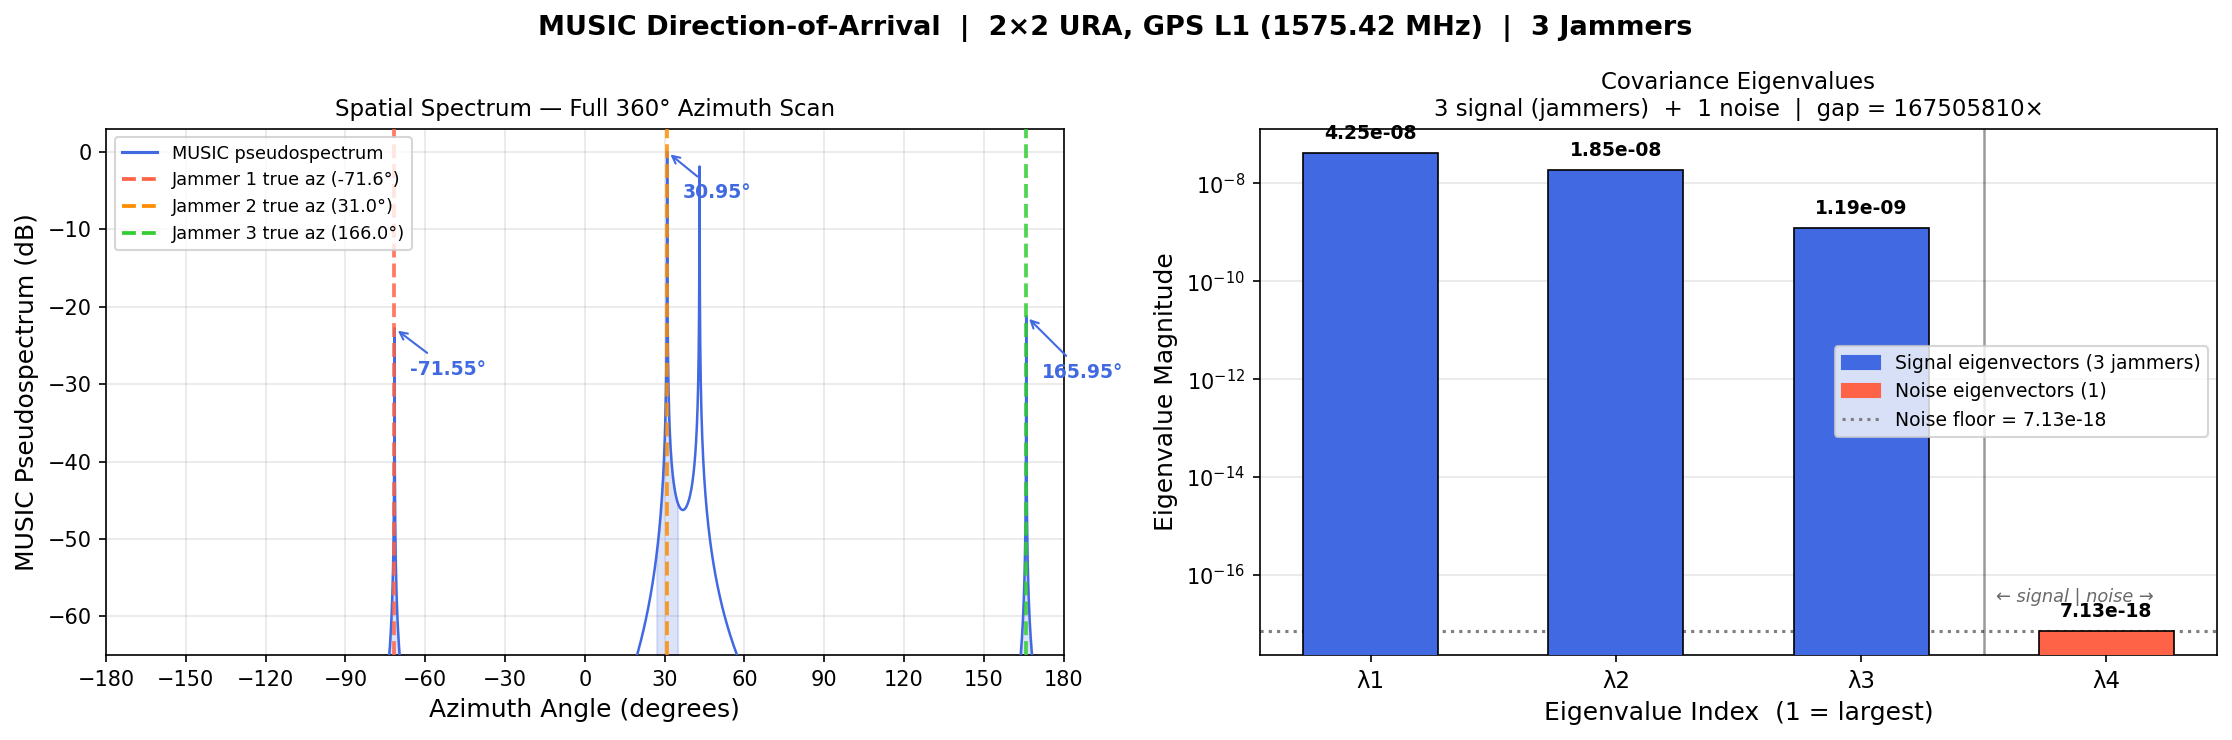

This chart was generated by the following Python code:
"""
music_spectrum.py

Direction-of-arrival (DOA) estimation using the MUSIC algorithm applied to
realistic IQ data from a 2×2 uniform rectangular array (URA).

MUSIC (MUltiple SIgnal Classification) exploits a fundamental property of the
array covariance matrix R:

    The steering vector a(θ) of a TRUE source lies in the signal subspace of R,
    which is ORTHOGONAL to the noise subspace by construction.

Scanning a(θ) across all azimuths and measuring how close it comes to
orthogonal with the noise subspace produces a pseudospectrum with sharp peaks
exactly at the source DOA azimuths.

Algorithm
---------
  1. Compute sample covariance  R = (1/N) X X^H        (4×4 Hermitian)
  2. Eigendecompose R = E Λ E^H                          (ascending λ order)
  3. Extract noise subspace  E_noise = E[:, :n_noise]    (n_elements - n_signals smallest)
  4. For each scan azimuth φ:  P(φ) = 1 / ‖E_noise^H a(φ)‖²
  5. Peaks in P(φ) → estimated DOA azimuths
  6. Plot spatial spectrum + eigenvalue diagram

Scenario (from generate_array_data.py)
---------------------------------------
  3 jammers:  az = +30.96° (NE), +165.96° (NW), −71.57° (SE)
  Array:      2×2 URA, half-wavelength spacing in X and Y
  n_signals = 3  →  noise subspace has 1 eigenvector

Input  : array_data.npy    (written by generate_array_data.py)
Output : music_spectrum.png
"""

import numpy as np
import matplotlib.pyplot as plt
import matplotlib.patches as mpatches
from matplotlib.lines import Line2D
from scipy.linalg import eigh
from scipy.signal import find_peaks as _scipy_find_peaks


def find_top_peaks(spectrum_db, angles_deg, n_signals, min_sep_deg=25):
    all_idx, _ = _scipy_find_peaks(spectrum_db, distance=5)
    if len(all_idx) == 0:
        return np.array([np.argmax(spectrum_db)])
    heights = spectrum_db[all_idx]
    order = np.argsort(heights)[::-1]
    sorted_idx = all_idx[order]
    chosen = []
    for idx in sorted_idx:
        az = angles_deg[idx]
        if all(abs(az - angles_deg[c]) >= min_sep_deg for c in chosen):
            chosen.append(idx)
        if len(chosen) == n_signals:
            break
    return np.sort(np.array(chosen))


# True jammer azimuths (degrees), derived from 3D geometry in generate_array_data.py
TRUE_AZIMUTHS = np.array([30.96, 165.96, -71.57])


def music_spectrum(
    data_file:  str        = "array_data.npy",
    n_signals:  int        = 3,                               # three jammers
    f_carrier:  float      = 1575.42e6,                       # GPS L1, Hz
    theta_scan: np.ndarray = np.linspace(-180, 180, 7201),    # full 360°, 0.05° resolution
    save_fig:   str        = "music_spectrum.png",
) -> np.ndarray:
    """
    Estimate jammer azimuths using MUSIC and produce a 2-panel figure.

    Panel 1 — Spatial spectrum (dB) vs azimuth: peaks at all three jammer directions.
    Panel 2 — Covariance eigenvalues: 3 large (signal) + 1 small (noise).

    Parameters
    ----------
    data_file  : path to the complex IQ array data (.npy)
    n_signals  : number of sources to resolve (default 3, one per jammer)
    f_carrier  : GPS L1 carrier frequency — sets wavelength and element spacing
    theta_scan : azimuth angles (degrees) over which to evaluate the spectrum
    save_fig   : output filename for the saved figure

    Returns
    -------
    spectrum_db : ndarray, shape (len(theta_scan),)
        Normalised MUSIC pseudospectrum in dB  (maximum = 0 dB).
    """

    # ==========================================================================
    # 1. LOAD DATA AND COMPUTE SAMPLE COVARIANCE MATRIX
    # ==========================================================================

    X = np.load(data_file)                         # shape (n_elements, n_samples)
    n_elements, n_samples = X.shape

    # R̂ = (1/N) · X · X^H   — 4×4 Hermitian, positive semi-definite.
    # Entry R̂[m, k] is the time-averaged cross-correlation between elements m and k.
    # For 3 jammers: R̂ ≈ Σ_i P_i · a_i·a_i^H + σ²·I  (rank-3 signal + scaled identity)
    R = (X @ X.conj().T) / n_samples               # shape (4, 4), complex128

    # ==========================================================================
    # 2. EIGENDECOMPOSE R  →  SIGNAL + NOISE SUBSPACES
    # ==========================================================================

    # eigh: eigendecomposition for Hermitian matrices, ascending order.
    eigenvalues, eigenvectors = eigh(R)
    # eigenvalues  : shape (4,), real, ascending (λ₁ ≤ λ₂ ≤ λ₃ ≤ λ₄)
    # eigenvectors : shape (4,4), columns are orthonormal eigenvectors

    # With 3 signals and 4 elements, the noise subspace has 4 - 3 = 1 eigenvector —
    # the single eigenvector corresponding to the smallest eigenvalue.
    n_noise  = n_elements - n_signals               # = 1
    E_noise  = eigenvectors[:, :n_noise]            # shape (4, 1)

    # ==========================================================================
    # 3. 2×2 URA ARRAY GEOMETRY  (must match generate_array_data.py exactly)
    # ==========================================================================

    c   = 3e8
    lam = c / f_carrier                            # GPS L1 wavelength ≈ 0.1903 m
    d   = lam / 2                                  # half-wavelength spacing ≈ 0.0951 m

    # Four elements in the XY plane, mirroring the data generator layout:
    #   [2]=(0,d)   [3]=(d,d)
    #   [0]=(0,0)   [1]=(d,0)
    elem_pos = np.array([
        [0, 0, 0],
        [d, 0, 0],
        [0, d, 0],
        [d, d, 0],
    ], dtype=float)   # shape (4, 3)

    def steering_vector_ura(azimuth_deg: float) -> np.ndarray:
        """
        2×2 URA steering vector for a far-field source at the given azimuth,
        scanned at elevation = 0° (horizon plane).

        Phase at element m:
            φ_m = (2π/λ) · (elem_pos[m] · û)
        where û = [cos(az), sin(az), 0] is the unit direction vector in the
        horizontal plane.

        Elevation is fixed at 0° for the 1D azimuth scan.  The actual jammer
        elevations are −4° to −10°, giving cos(el) ≈ 0.985 – 0.993, so the
        phase mismatch vs the true steering vectors is < 1.5% — negligible for
        peak location but note that a full 2D MUSIC scan would be needed for
        precise elevation estimates.
        """
        az  = np.deg2rad(azimuth_deg)
        u   = np.array([np.cos(az), np.sin(az), 0.0])   # horizontal unit vector
        phase = (2 * np.pi / lam) * (elem_pos @ u)       # shape (4,)
        return np.exp(1j * phase)                         # shape (4,)

    # ==========================================================================
    # 4. MUSIC PSEUDOSPECTRUM SCAN  (full 360° azimuth)
    # ==========================================================================

    spectrum = np.zeros(len(theta_scan))

    for i, theta in enumerate(theta_scan):
        a    = steering_vector_ura(theta)            # candidate steering vector (4,)
        proj = E_noise.conj().T @ a                  # project onto noise subspace → (1,)
        denom = np.real(np.dot(proj.conj(), proj))   # ‖proj‖² — real scalar
        spectrum[i] = 1.0 / (denom + 1e-12)         # large where a ⊥ E_noise

    spectrum_db = 10 * np.log10(spectrum / spectrum.max())   # normalise, 0 dB at peak

    # ==========================================================================
    # 5. PEAK FINDING  →  ESTIMATED DOA AZIMUTHS
    # ==========================================================================

    peaks_idx   = find_top_peaks(spectrum_db, theta_scan, n_signals, min_sep_deg=25)
    peak_angles = theta_scan[peaks_idx]

    # ==========================================================================
    # 6. CONSOLE OUTPUT
    # ==========================================================================

    # Sort both detected and true angles so the comparison is unambiguous.
    detected_sorted = np.sort(peak_angles)
    true_sorted     = np.sort(TRUE_AZIMUTHS)

    print()
    print("=" * 60)
    print("  MUSIC — Direction-of-Arrival Estimation")
    print("=" * 60)
    print(f"  Array elements        : {n_elements}  (2×2 URA)")
    print(f"  Snapshots             : {n_samples}")
    print(f"  n_signals             : {n_signals}  (three jammers)")
    print(f"  Noise subspace dim    : {n_noise}")
    print()
    print(f"  Eigenvalues (descending):")
    sorted_ev = np.sort(eigenvalues.real)[::-1]
    for idx, ev in enumerate(sorted_ev):
        label = "signal" if idx < n_signals else "noise "
        print(f"    λ{idx+1} = {ev:.4e}   [{label}]")
    print()
    print(f"  Noise floor (avg of {n_noise} smallest λ) : "
          f"{eigenvalues.real[:n_noise].mean():.4e}")
    print()
    print(f"  {'Source':<10}  {'True az (°)':>12}  {'Detected (°)':>13}  {'Error (°)':>10}")
    print(f"  {'-'*10}  {'-'*12}  {'-'*13}  {'-'*10}")
    for k in range(min(len(detected_sorted), len(true_sorted))):
        err = detected_sorted[k] - true_sorted[k]
        print(f"  {'Jammer '+str(k+1):<10}  {true_sorted[k]:>12.2f}  "
              f"{detected_sorted[k]:>13.2f}  {err:>+10.2f}")
    if len(detected_sorted) != len(true_sorted):
        print(f"\n  WARNING: found {len(detected_sorted)} peaks, expected {len(true_sorted)}")
    print("=" * 60)
    print()

    # ==========================================================================
    # 7. PUBLICATION-QUALITY PLOT
    # ==========================================================================

    fig, (ax1, ax2) = plt.subplots(1, 2, figsize=(15, 5))
    fig.suptitle(
        "MUSIC Direction-of-Arrival  |  2×2 URA, GPS L1 (1575.42 MHz)  |  3 Jammers",
        fontsize=13, fontweight='bold'
    )

    # ---- Panel 1: Spatial Spectrum -------------------------------------------

    ax1.plot(theta_scan, spectrum_db,
             color='royalblue', linewidth=1.2, zorder=3)

    jammer_colors = ['tomato', 'darkorange', 'limegreen']

    # True azimuth vertical lines
    for k, az in enumerate(true_sorted):
        ax1.axvline(az, color=jammer_colors[k], linestyle='--',
                    linewidth=1.8, zorder=4, alpha=0.85)

    # Detected peak shading + annotation
    for ang in peak_angles:
        mask = np.abs(theta_scan - ang) < 4
        ax1.fill_between(theta_scan[mask], -65, spectrum_db[mask],
                         alpha=0.18, color='royalblue', zorder=2)

    for ang in peak_angles:
        idx_peak = np.argmin(np.abs(theta_scan - ang))
        y_peak   = spectrum_db[idx_peak]
        # Alternate annotation above/below to avoid overlap near 165°
        y_text   = y_peak - 8 if ang > 100 else y_peak - 6
        ax1.annotate(
            f'{ang:.2f}°',
            xy     = (ang, y_peak),
            xytext = (ang + 6, y_text),
            fontsize= 9, color='royalblue', fontweight='bold',
            arrowprops=dict(arrowstyle='->', color='royalblue', lw=1.0),
        )

    # Legend
    legend_handles = [
        Line2D([0], [0], color='royalblue', lw=1.5,
               label='MUSIC pseudospectrum'),
    ]
    for k, az in enumerate(true_sorted):
        label = f'Jammer {k+1} true az ({az:.1f}°)'
        legend_handles.append(
            Line2D([0], [0], color=jammer_colors[k], lw=1.8,
                   linestyle='--', label=label)
        )

    ax1.legend(handles=legend_handles, fontsize=8.5, loc='upper left')
    ax1.set_xlabel("Azimuth Angle (degrees)", fontsize=12)
    ax1.set_ylabel("MUSIC Pseudospectrum (dB)", fontsize=12)
    ax1.set_title("Spatial Spectrum — Full 360° Azimuth Scan", fontsize=11)
    ax1.set_xlim(-180, 180)
    ax1.set_ylim(-65, 3)
    ax1.set_xticks(np.arange(-180, 181, 30))
    ax1.grid(True, alpha=0.3)

    # ---- Panel 2: Eigenvalue Diagram -----------------------------------------

    sorted_ev   = np.sort(eigenvalues.real)[::-1]
    ev_colors   = ['royalblue'] * n_signals + ['tomato'] * n_noise
    bars = ax2.bar(
        np.arange(1, n_elements + 1), sorted_ev,
        color=ev_colors, edgecolor='black', linewidth=0.8,
        zorder=3, width=0.55
    )
    ax2.set_yscale('log')

    noise_floor = eigenvalues.real[:n_noise].mean()
    ax2.axhline(noise_floor, color='gray', linestyle=':', linewidth=1.5,
                label=f'Noise floor = {noise_floor:.2e}')

    for bar, val in zip(bars, sorted_ev):
        label = f'{val:.2e}'
        ax2.text(
            bar.get_x() + bar.get_width() / 2,
            val * 1.6,
            label,
            ha='center', va='bottom', fontsize=9, fontweight='bold'
        )

    ax2.axvline(n_signals + 0.5, color='black', linestyle='-',
                linewidth=1.2, alpha=0.4)
    ax2.text(n_signals + 0.55, noise_floor * 5,
             '← signal | noise →', fontsize=8.5,
             va='center', color='dimgray', style='italic')

    sig_patch   = mpatches.Patch(color='royalblue',
                                 label=f'Signal eigenvectors ({n_signals} jammers)')
    noise_patch = mpatches.Patch(color='tomato',
                                 label=f'Noise eigenvectors ({n_noise})')
    noise_line  = Line2D([0], [0], color='gray', linestyle=':', lw=1.5,
                         label=f'Noise floor = {noise_floor:.2e}')
    ax2.legend(handles=[sig_patch, noise_patch, noise_line], fontsize=9)

    ax2.set_xlabel("Eigenvalue Index  (1 = largest)", fontsize=12)
    ax2.set_ylabel("Eigenvalue Magnitude", fontsize=12)
    ax2.set_title(
        "Covariance Eigenvalues\n"
        f"3 signal (jammers)  +  1 noise  |  gap = {sorted_ev[n_signals-1]/sorted_ev[n_signals]:.0f}×",
        fontsize=11
    )
    ax2.set_xticks(np.arange(1, n_elements + 1))
    ax2.set_xticklabels([f"λ{i}" for i in range(1, n_elements + 1)], fontsize=11)
    ax2.grid(True, axis='y', alpha=0.3)

    plt.tight_layout()
    plt.savefig(save_fig, dpi=150, bbox_inches='tight')
    plt.show()
    print(f"  Saved plot : {save_fig}")
    print()

    return spectrum_db


# =============================================================================
# QUICK RUN  —  python music_spectrum.py
# =============================================================================
if __name__ == "__main__":
    music_spectrum()
